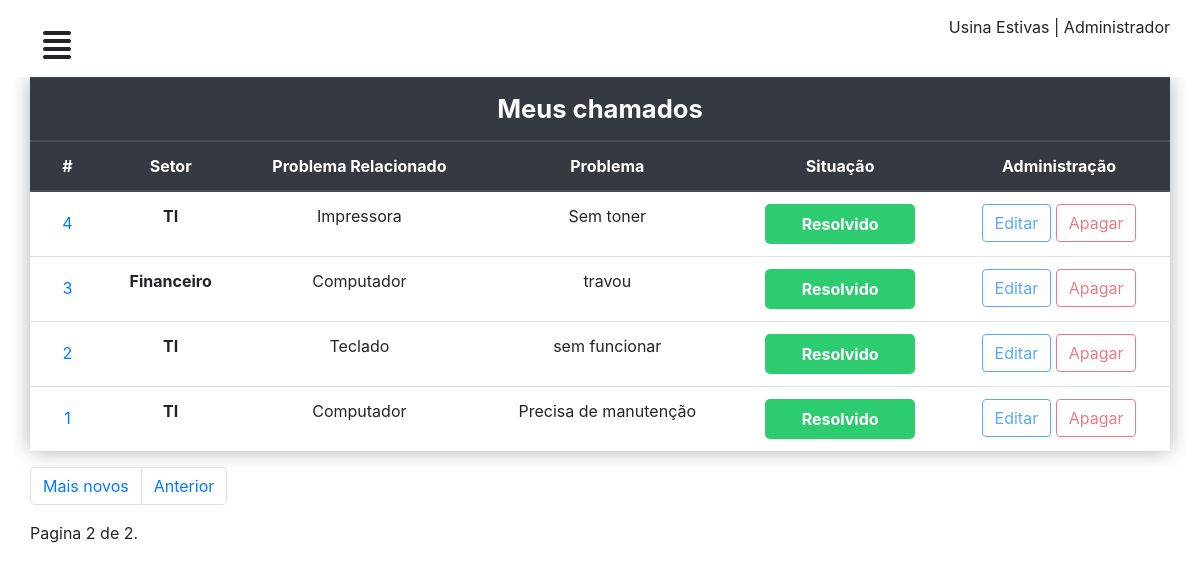
The app's page /perfil/?page=2 (signed in) with its own data.
### chamados/models.py (models this page shows, shortened)
class CustomUser (AbstractUser):
	matricula = models.CharField('matricula', max_length=11)
	apelido = models.CharField('apelido', max_length=50)

class Chamado(models.Model):
	setor = models.CharField('Setor', max_length=50)
	problema = models.TextField('problema')
	user = models.ForeignKey(CustomUser, on_delete=models.CASCADE)
	relacao = models.ForeignKey(ProblemaRelacionado, on_delete=models.CASCADE)
	situacao = models.ForeignKey(Situacao, on_delete=models.CASCADE, default=1)
	comentario = models.TextField('comentario', null=True)
	datahora_aberto = models.DateTimeField('datahora_aberto', null=True)
	datahora_fechado = models.DateTimeField('datahora_fechado', null=True)

class ProblemaRelacionado(models.Model):
	relacao = models.CharField('problema relacionado', max_length=50)
	def __str__(self):
		return self.relacao

### chamados/views.py (the view)
# urls.py: path('perfil/', perfil, name="perfil"),
@login_required
def perfil(request):
	chamados = Chamado.objects.filter(user=request.user).order_by('-id')
	paginator = Paginator(chamados, 5)
	page = request.GET.get('page')
	contacts = paginator.get_page(page)
	contexto = {
	'lista_chamado': chamados,
	'contacts': contacts
	}
	return render(request, 'dashboard/chamados.html', contexto)

### chamados/templates/dashboard/chamados.html (shortened to what this page needs)
{% extends "dashboard/baseperfil.html" %}
{% load static %}
{% block title %}
<link rel="stylesheet" type="text/css" href="{% static 'css/mycall.css' %}" />
{% endblock %}
{% block conteudo %}
<div id="mycall">
  <div class="row">
    <div class="col-12 table-responsive">
      <table class="table">
        <thead class="thead-dark">
          <tr>
            <th class="titleTable" colspan="6" scope="col">Meus chamados</th>
          </tr>
        </thead>
        <thead class="thead-dark">
          <tr>
            <th scope="col">#</th>
            <th scope="col">Setor</th>
            <th scope="col">Problema Relacionado</th>
            <th scope="col">Problema</th>
            <th scope="col">Situação</th>
            <th scope="col">Administração</th>
          </tr>
        </thead>
        <tbody>
          {% for chamado in contacts %}
          <tr>
            <th scope="row"><button type="button" class="btn btn-link" data-toggle="modal"
              data-target="#chamado-{{chamado.id}}">
              {{chamado.id}}
            </button>
          </th>
          <th scope="row">{{chamado.setor}}</th>
          <td>{{chamado.relacao}}</td>
          <td>{{chamado.problema}}</td>
          <td> {% if chamado.situacao.id == 1 %} <span class="open"> Não resolvido </span>
            {% elif chamado.situacao.id == 2 %}<span class="progressCall">Em andamento </span> {% else %} <span
            class="completed">Resolvido </span>{% endif %}</td>
            <td> {% if chamado.situacao.id == 1 %} <a href="{% url 'editar' chamado.id %}"> <button type="button"
              class="btn btn-outline-primary">Editar</button> </a> <a href="{% url 'apagar' chamado.id %}"><button
                type="button" class="btn btn-outline-danger">Apagar</button></a> {% else %} <a
                href="{% url 'editar' chamado.id %}"> <button type="button" class="btn btn-outline-primary"
                disabled="">Editar</button></a> <a href="{% url 'apagar' chamado.id %}"><button type="button"
                  class="btn btn-outline-danger" disabled="">Apagar</button> </a>{% endif %}</td>
              </tr>
              {% endfor %}
            </tbody>
          </table>
        </div>
      </div>
    </div>
    <div class="row">
      <div class="col-12">
        <nav aria-label="Page navigation example">
          <ul class="pagination">
            {% if contacts.has_previous %}
            <li class="page-item"><a class="page-link" href="?page=1">Mais novos</a></li>
            <li class="page-item"><a class="page-link" href="?page={{ contacts.previous_page_number }}">Anterior</a></li>
            {% endif %}
          </ul>
        </nav>
        <span class="current">
          Pagina {{ contacts.number }} de {{ contacts.paginator.num_pages }}.
        </span>
      </div>
    </div>
    {% endblock %}

### chamados/templates/dashboard/baseperfil.html (shortened to what this page needs)
<!DOCTYPE html>
{% load static %}
<html>
<head>
	{% block title %}
	{% endblock %}
	<link rel="stylesheet" type="text/css" href="{% static 'css/geral.css' %}" />
	<link rel="stylesheet" type="text/css" href="{% static 'bootstrap/css/bootstrap.min.css' %}" />
	<link rel="stylesheet" type="text/css" href="{% static 'css/dash.css' %}" />
</head>
<body>
	<div id="wrapper">
		<div id="page-content-wrapper">
			<div class="container-fluid">
				<div class="row">
					<div class="col-lg-12">
						<a href="#" class="btn" id="menu-toggle"><i class="fas fa-align-justify"></i></a> <span class="float-right"> Usina Estivas | {{user.apelido}}</span>
					</div>
				</div>
				{% block conteudo %}
				{% endblock %}
			</div>
		</div>
	</div>
</body>
</html>

### chamados/static/css/mycall.css (style rules this page uses)
div#mycall { width: 100%; }
div#mycall .table { box-shadow: 0 0 20px #abb2b9; }
div#mycall .titleTable { font-size: 1.6em; font-weight: bold; }
div#mycall .table th, td { text-align: center; }
div#mycall .table td span { display: inline-block; padding: 8px 20px; border-radius: 5px; color: #FFF; font-weight: bold; width: 150px; }
div#mycall .table td span.completed { background: #2ecc71; }
div#mycall .table td a { transition: .2s; }

### chamados/static/css/dash.css (style rules this page uses)
#page-content-wrapper { width: 100%; position: absolute; padding:15px; transition:all .5s; }
#menu-toggle { transition:all .3s; font-size:2em; }

### chamados/templates/dashboard/chamados.html (style rules this page uses)
td, th { max-width: 25ch; overflow: hidden; text-overflow: ellipsis; white-space: nowrap; }

### records on screen
CustomUser: apelido "Administrador"
Chamado: id "4", setor "TI", relacao "Impressora", problema "Sem toner", shows "Resolvido", shows "Editar"
Chamado: id "3", setor "Financeiro", relacao "Computador", problema "travou", shows "Resolvido", shows "Editar"
Chamado: id "2", setor "TI", relacao "Teclado", problema "sem funcionar", shows "Resolvido", shows "Editar"
Chamado: id "1", setor "TI", relacao "Computador", problema "Precisa de manutenção", shows "Resolvido", shows "Editar"

### other values on screen
{{ contacts.number }} "2"
{{ contacts.paginator.num_pages }} "2"
